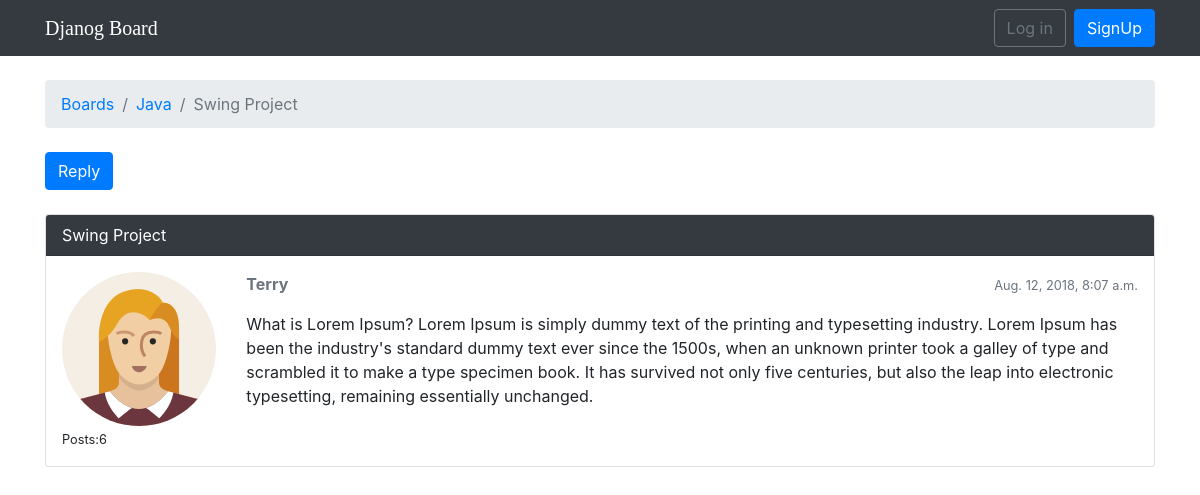
The page /boards/2/topics/7/ on the database as committed earlier.
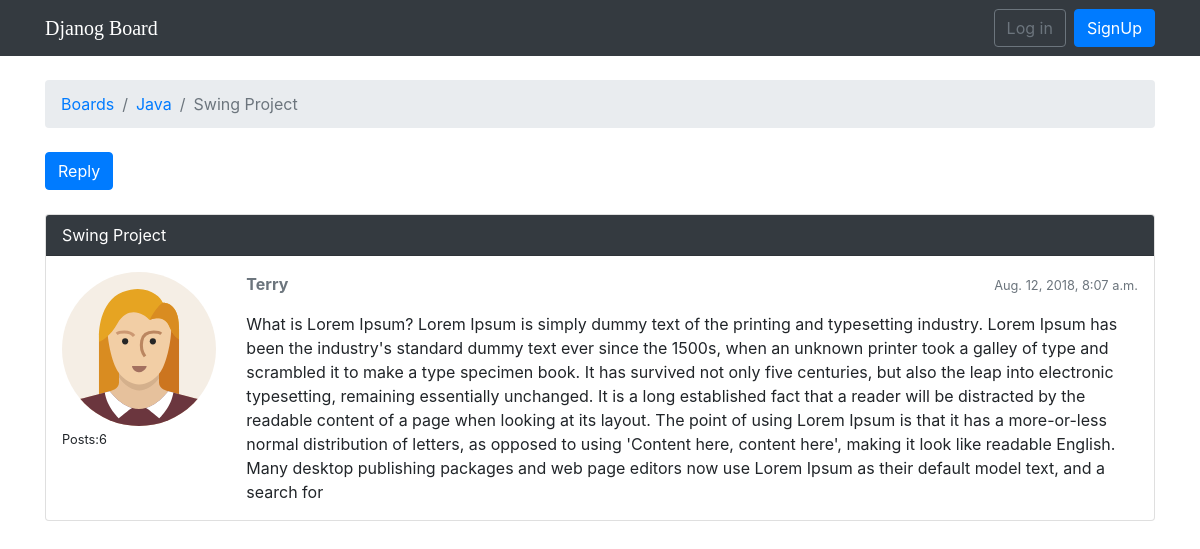
The same page on the database as committed later.
### djforum/models.py (models this page shows, shortened)
class Post(models.Model):
	message = models.CharField(max_length = 4000)
	topic = models.ForeignKey(Topic, on_delete = models.CASCADE, related_name = 'posts')
	created_at = models.DateTimeField(auto_now_add = True, null = True)
	updated_at = models.DateTimeField(null = True)
	created_by = models.ForeignKey(User, on_delete = models.CASCADE, related_name = 'posts')
	updated_by = models.ForeignKey(User, on_delete = models.CASCADE, null = True, related_name = '+')

### djforum/views.py (the view)
# urls.py: path('boards/<int:pk>/topics/<int:topic_pk>/', views.PostListView.as_view(), name = 'topic_posts'),
class PostListView(ListView):
	model = Post
	context_object_name = 'posts'
	template_name = 'topic_posts.html'
	paginated_by = 2
	def get_context_data(self, **kwargs):
		self.topic.views += 1
		self.topic.save()
		kwargs['topic'] = self.topic
		return super().get_context_data(**kwargs)
	def get_queryset(self):
		self.topic = get_object_or_404(Topic, board__pk=self.kwargs.get('pk'), pk = self.kwargs.get('topic_pk'))
		queryset = self.topic.posts.order_by('created_at')
		return queryset

### templates/topic_posts.html (shortened to what this page needs)
{% extends 'base.html' %}
{% load static %}
{% block breadcrumb %}
	<li class="breadcrumb-item"><a href="{% url 'home' %}">Boards</a></li>
	<li class="breadcrumb-item"><a href="{%url 'board_topics' topic.board.pk %}">{{topic.board.name}}</a></li>
	<li class="breadcrumb-item active">{{topic.subject}}</li>
{% endblock breadcrumb %}
{% block content %}
	<div class="mb-4">
		<a href="{% url 'reply_topic' topic.board.pk topic.pk %}" class="btn btn-primary" role="button">Reply</a>
	</div>
	{% for post in posts %}
		<div class="card {% if forloop.last %}mb-4{% else %}mb-2{% endif %} {% if forloop.first %} boarder-dark {% endif %}">
			{% if forloop.first %}
				<div class="card-header text-white bg-dark py-2 px-3">{{topic.subject}}</div>
			{% endif %}
			<div class="card-body p-3">
				<div class="row">
					<div class="col-2">
						<img src="{% static 'img/avatar.svg' %}" alt="{{post.created_by.username}}" class="w-100">
						<small>Posts:{{post.created_by.posts.count}}</small>
					</div>
					<div class="col-10">
						<div class="row mb-3">
							<div class="col-6">
								<strong class="text-muted">{{post.created_by.username}}</strong>
							</div>
							<div class="col-6 text-right">
								<small class="text-muted">{{post.created_at}}</small>
							</div>
						</div>
						{{post.message}}
					</div>
				</div>
			</div>
		</div>
	{% endfor %}
{% endblock content %}

Rows that differ between the two databases and show on the page:
changed Post "Terry": message "…typesetting, remaining essentially unchanged." → "…typesetting, remaining essentially unchanged. It is a long established fact that a reader will be distracted by the readable content of a page when looking at its layout. The point of using Lorem Ipsum is that it has a more-or-less normal distribution of letters, as opposed to using 'Content here, content here', making it look like readable English. Many desktop publishing packages and web page editors now use Lorem Ipsum as their default model text, and a search for"
